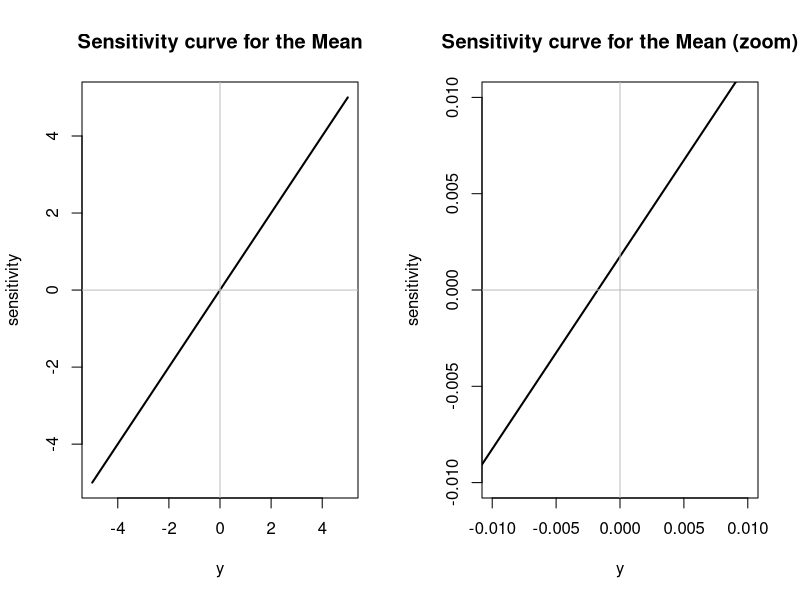

Here is the R script that generated this plot:
sc = function(y.pop, y, attr, ...) {
  N <- length(y.pop) + 1
  # For every value in the vector y, run this function
  sapply(y, function(y.new) {
    N * (attr(c(y.new, y.pop), ...) - attr(y.pop, ...))
  })
}

# Sample sensitivity curve plot
set.seed(341)
ys <- rnorm(1000)
y <- seq(-5, 5, length.out=1001)

par(mfrow=c(1,2))
plot(y, sc(ys, y, mean), type="l", lwd=2,
     main="Sensitivity curve for the Mean",
     ylab="sensitivity")
abline(h=0, v=0, col="grey")
plot(y, sc(ys, y, mean), type="l", lwd=2,
     main="Sensitivity curve for the Mean (zoom)",
     ylab="sensitivity",
     xlim=c(-.01, .01), ylim=c(-.01, .01))
abline(h=0, v=0, col="grey")